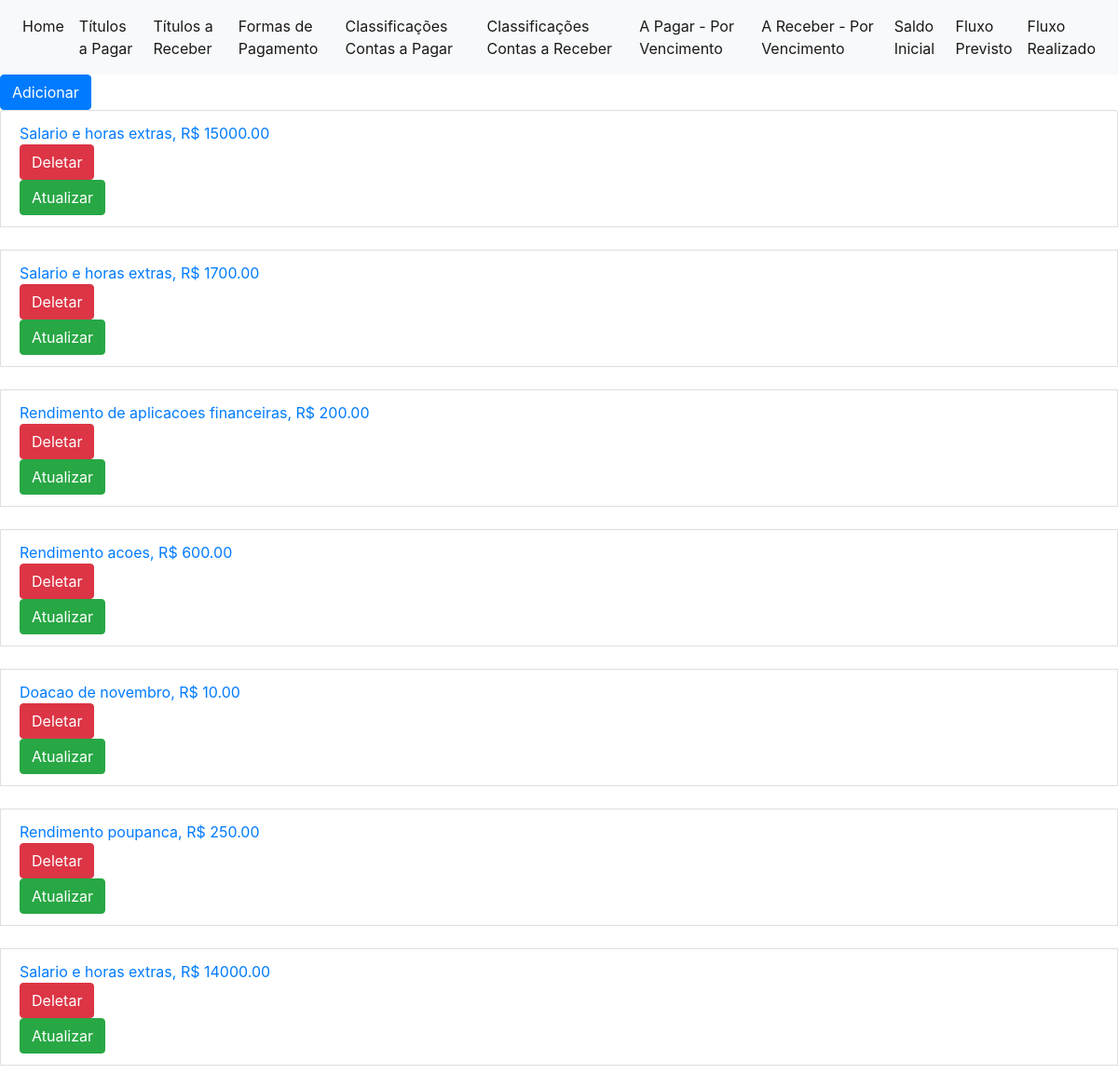
Screenshot of /receber/titulos/ with the database file from the repository.
### fluxocaixa/models.py (models this page shows, shortened)
class TituloReceber(models.Model):
    data_expectativa = models.DateField()
    data_recebimento = models.DateField(
        blank=True,
        null=True
    )
    valor = models.DecimalField(max_digits=11, decimal_places=2)
    descricao = models.CharField(max_length=100)
    classificacao = models.ForeignKey(
        ClassificacaoReceber,
        on_delete=models.RESTRICT,
        null=True)
    formapagamento = models.ForeignKey(
        FormaPagamento,
        on_delete=models.RESTRICT,
        null=True)
    OPCOES_SITUACAO = [
        ('RC','Recebido'),
        ('AR','A Receber')
    ]
    situacao = models.CharField(
        max_length=2,
        choices=OPCOES_SITUACAO,
        default='AR'
    )
    objects = TituloManager()

### fluxocaixa/views/vtituloreceber.py (the view)
# urls.py: path('receber/titulos/', vtituloreceber.titulos, name='titulosreceber'),
def titulos(request):
    db_lista = TituloReceber.objects.todos().values()
    payload = { 'lista' : list(db_lista) }
    template = loader.get_template('tituloreceber/listar.html')
    return HttpResponse(template.render(payload, request))

### fluxocaixa/models.py (called while the page is built)
    def todos(self):
        result = self.all()
        return result

### fluxocaixa/templates/tituloreceber/listar.html
{% extends 'base.html' %}
{% block content %}
    {% if lista %}
        <a class="btn btn-primary" href="{% url 'novo_tituloreceber' %}">Adicionar</a>
		<ul class="list-group">
		{% for i in lista %}
			<li class="list-group-item list-group-item-action">
                <a href="/fluxo/receber/{{ i.id }}">{{ i.descricao }}, R$ {{ i.valor }} </a>
                <br />
                <a class="btn btn-danger" href="/fluxo/receber/deletar/{{ i.id }}">Deletar</a>
                <br />
                <a class="btn btn-success" href="/fluxo/receber/atualizar/{{ i.id }}">Atualizar</a>
            </li>
            <br />
		{% endfor %}
        </ul>
	{% else %}
		<p>Nenhum item localizado para exibição.</p>
    {% endif %}
{% endblock %}

### rows the page displays
TituloReceber: descricao "Salario e horas extras", valor "15000.00"
TituloReceber: descricao "Salario e horas extras", valor "1700.00"
TituloReceber: descricao "Rendimento de aplicacoes financeiras", valor "200.00"
TituloReceber: descricao "Rendimento acoes", valor "600.00"
TituloReceber: descricao "Doacao de novembro", valor "10.00"
TituloReceber: descricao "Rendimento poupanca", valor "250.00"
TituloReceber: descricao "Salario e horas extras", valor "14000.00"
